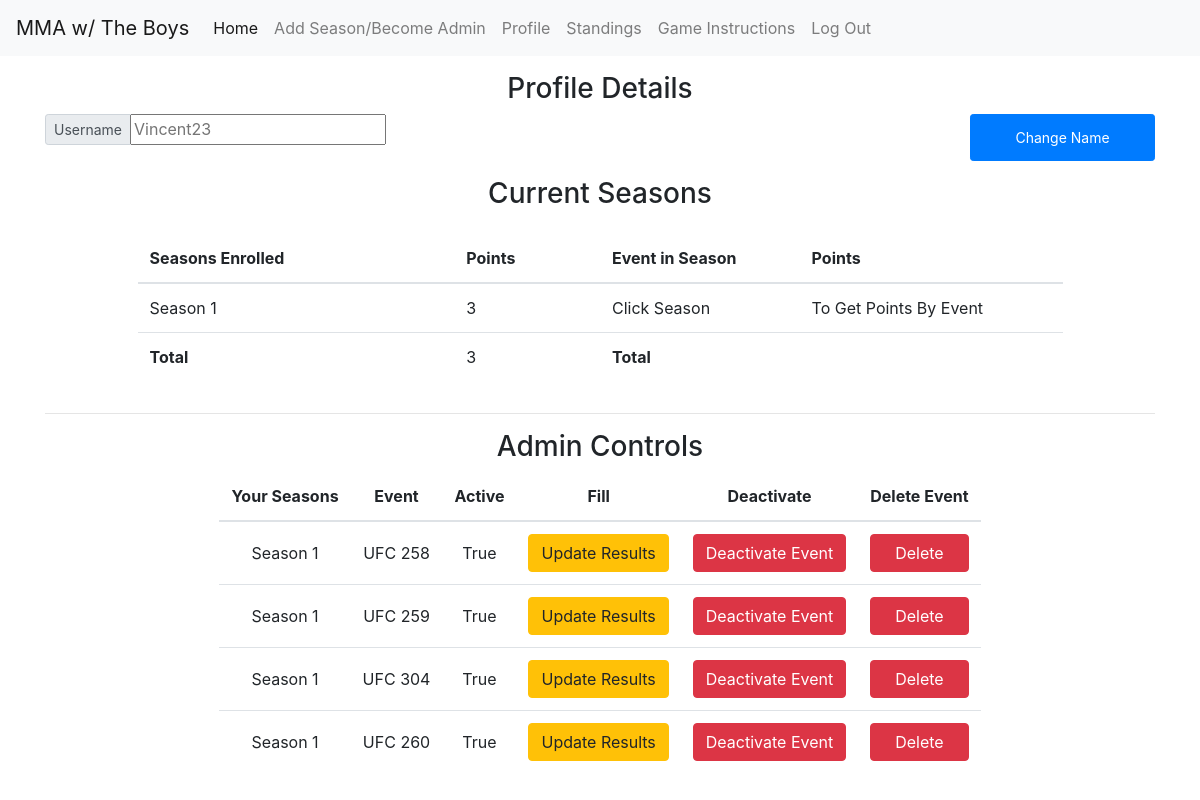
The app's page /profile/ (signed in) with its own data.
### models/user.py (models this page shows, shortened)
class UserModel(db.Model):
    __tablename__ = "users"
    id = db.Column(db.Integer, primary_key=True)
    username = db.Column(db.String(80))
    password = db.Column(db.String(110))
    totalPoints = db.Column(db.Integer)
    picks = db.relationship('UserPicksModel', lazy='dynamic')
    def json(self):
        return {
            'id': self.id,
            'username': self.username,
            'total_points': self.totalPoints,
            'picks': [pick.json() for pick in self.picks.all()]
        }
    @classmethod
    def find_by_username(cls, username):
        return cls.query.filter_by(username=username).first()
    @classmethod
    def find_by_id(cls, _id):
        return cls.query.filter_by(id=_id).first()

### models/season.py (models this page shows, shortened)
class SeasonModel(db.Model):
    __tablename__ = 'season'
    id = db.Column(db.Integer, primary_key=True)
    name = db.Column(db.String(80))
    active = db.Column(db.Boolean)
    admin = db.Column(db.String(80))
    eventList = db.relationship('TournamentModel', lazy='dynamic')
    def json(self):
        return {
            "name": self.name,
            "active": self.active,
            "admin": self.admin,
            "season_id": self.id,
            "events": [events.json() for events in self.eventList.all()]
        }
    @classmethod
    def get_season_byid(cls, id1):
        return cls.query.filter_by(id=id1).first()
    @classmethod
    def get_seasons_by_admin(cls, admin_name):
        return cls.query.filter_by(admin=admin_name).all()
    @classmethod
    def get_season_byname(cls, name):
        return cls.query.filter_by(name=name).first()

### models/tournament.py (models this page shows, shortened)
class TournamentModel(db.Model):
    __tablename__ = 'tournaments'
    id = db.Column(db.Integer, primary_key=True)
    name = db.Column(db.String(80))
    active = db.Column(db.Boolean)
    started = db.Column(db.Boolean)
    season_id = db.Column(db.Integer, db.ForeignKey('season.id'))
    season = db.relationship('SeasonModel')
    fighterList = db.relationship('FightersLineUpModel', lazy='dynamic')
    def json(self):
        return {
            'id': self.id,
            'name': self.name,
            'active': self.active,
            'started':self.started,
            'season_id': self.season_id,
            'season_name': self.season.name,
            'fighters': [fighter.json() for fighter in self.fighterList.all()]
        }

### resources/profile.py (the view, shortened to what this page needs)
class Profile(Resource):
    _user_parser = reqparse.RequestParser()
    _user_parser.add_argument('season_name',
                          type=str)
    _user_parser.add_argument('deactivate',
                              type=str)
    _user_parser.add_argument('delete',
                              type=str)
    _user_parser.add_argument('name_update',
                              type=str)
    @classmethod
    def calculate_season_pts(self):
        return_values = []
        if "user" in session:
            season_names = []
            all_tourn_ids_of_this_season = []
            points_for_each_season = {}
            summation = 0
            return_values = []
            season_enr_obj = SeasonEnrolledModel.all_seasons_user_enrolled_in(session['id'])
            data = UserModel.find_by_id(session['id'])
            d1 = data.json()
            picks = d1['picks']
            season_enr = [s.json() for s in season_enr_obj]
            for s1 in season_enr:
                season = SeasonModel.get_season_byid(s1['season_id'])
                season_json = season.json()
                season_names.append(season.name)
                for tourn_ids in season_json['events']:
                    all_tourn_ids_of_this_season.append(tourn_ids['id'])
            for seasonName in season_names:
                total_points = 0
                season = SeasonModel.get_season_byname(seasonName)
                season_json = season.json()
                for s2 in season_json['events']:
                    if s2['id'] in all_tourn_ids_of_this_season:
                        if picks:
                            for p1 in picks:
                                if int(p1['tournid']) == int(s2['id']):
                                    if p1['points'] > 0:
                                        total_points = total_points + p1['points']
                                        points_for_each_season[seasonName] = total_points
                                    else:
                                        total_points = total_points + 0
                                        points_for_each_season[seasonName] = total_points
                        else:
                            points_for_each_season[seasonName] = 0
            for a, b in points_for_each_season.items():
                summation = summation + b
            return_values.append(points_for_each_season)
            return_values.append(summation)
        return return_values
    @classmethod
    def admin_table_info(cls, admins_seasons):
        admin_value = []
        if admins_seasons:
            for season_name in admins_seasons:
                admin_controls_table = {}
                season_obj = SeasonModel.get_season_byname(season_name)
                season_json = season_obj.json()
                for s1 in season_json['events']:
                    admin_controls_table['season_name'] = season_json['name']
                    admin_controls_table['sid'] = season_json['season_id']
                    admin_controls_table['event_name'] = s1['name']
                    admin_controls_table['eid'] = s1['id']
                    admin_controls_table['active'] = s1['active']
                    admin_value.append(admin_controls_table)
                    admin_controls_table = {}
            return admin_value
        else:
            return admin_value
    def get(self):
        if "user" in session:
            values = Profile.calculate_season_pts()
            seasons_objs = SeasonModel.get_seasons_by_admin(session['user'])
            admins_seasons = [s.json()['name'] for s in seasons_objs]
            admin_value = Profile.admin_table_info(admins_seasons)
            user = UserModel.find_by_username(session['user'])
            return make_response(render_template("profile.html", season_names=values[0], total=values[1], admin_table=admin_value, tourns=[], username=user.username, popover=0), 200)
        else:
            return make_response(render_template("mainSignIn-pleasesignin.html"), 200)

### models/fighters.py (called while the page is built)
    def json(self):
        return {
            'id': self.id,
            'tour_id': self.tour_id,
            'opp1': self.opp1,
            'opp2': self.opp2,
            'rd': self.rd,
            'winner': self.winner,
            "how": self.how,
            "when": self.when,
            "prelim": self.prelim
        }

### models/season_enrolled.py (called while the page is built)
    def json(self):
        return {
            'id': self.id,
            'user_id': self.user_id,
            'season_id': self.season_id,
            'points': self.points
        }

    @classmethod
    def all_seasons_user_enrolled_in(cls, userid):
        return cls.query.filter_by(user_id=userid).all()

### models/userpicks.py (called while the page is built)
    def json(self):
        return {
            "id": self.id,
            "tournid": self.tournid,
            "userid": self.user_id,
            "fightid": self.fightid,
            "pickedwinner": self.pickedwinner,
            "how": self.how,
            "rd": self.rd,
            "points": self.points
        }

### templates/profile.html (shortened to what this page needs)
{% extends "base-nav.html" %}
{% block mainArea %}
<div class="container">
    <div class="text-center h3 mt-3 ">Profile Details</div>
    <form method="POST" role="form" >
    <div class="panel panel-default  mx-auto d-flex row">
        <div class="form-group col-10 col-sm-12 col-md-10 p-0 h-100">
            <div class="input-group input-group-sm h-100">
                <div class="input-group-prepend">
                    <span class="input-group-text" id="inputGroup-sizing-default">Username </span>
                </div>
                <input type="text" name="name_update" id="update_name_input" class="w-auto" pattern="(?=.*[a-z])(?=.*[A-Z]).{8,}" title="Please enter a username that is a least 8 characters, with at least one capital and one lowercase." value="" placeholder="{{username}}">
            </div>
        </div>
        <button type="button" id="change_name" class="btn btn-sm btn-primary text-align-center text-nowrap col-6 col-sm-4 col-md-2" >Change Name</button>
    </div>
        <div class="text-center h3 mt-3">Current Seasons</div>
    <div class="row table-responsive d-flex justify-content-center mx-auto">
            <table class="table table-hover col-12 col-md-5 mt-3">
                <thead>
                <tr>
                    <th scope="col" style="border-top:0px;">Seasons Enrolled</th>
                    <th scope="col" style="border-top:0px;">Points</th>
                </tr>
                </thead>
                <tbody>
                {% for name,points in season_names.items() %}
                <tr class="season-row">
                    <td scope="row ">{{name}}</td>
                    <td scope="row ">{{points}}</td>
                </tr>
                {% endfor %}
                <tr>
                    <td scope="row"><strong>Total</strong></td>
                    <td scope="row">{{total}}</td>
                </tr>
                </tbody>
            </table>
            <table class="table col-12 col-md-5 mt-3">
                <thead>
                <tr>
                    <th scope="col" style="border-top:0px;">Event in Season</th>
                    <th scope="col" style="border-top:0px;">Points</th>
                </tr>
                </thead>
                <tbody>
                {% if tourns|length %}
                {% for name,points in tourns.items() %}
                <tr>
                    <td scope="row">{{ name }}</td>
                    <td scope="row">{{ points }}</td>
                </tr>
                {% endfor %}
                {% else %}
                <tr>
                    <td scope="row">Click Season</td>
                    <td scope="row">To Get Points By Event</td>
                </tr>
                {% endif %}
                <tr>
                    <td scope="row"><strong>Total</strong></td>
                    <td scope="row">{{total_tourn}}</td>
                </tr>
                </tbody>
            </table>
</div>
    </form>
<hr>
    {% if admin_table %}
    <div class="text-center h3">Admin Controls</div>
    <div class="table-responsive">
                <table class="table mx-auto w-auto">
                    <thead>
                    <tr>
                        <th scope="col" style="border-top:0px;" class="text-center ">Your Seasons</th>
                        <th scope="col" style="border-top:0px;" class="text-center">Event</th>
                        <th scope="col" style="border-top:0px;" class="text-center">Active</th>
                        <th scope="col" style="border-top:0px;" class="text-center">Fill</th>
                        <th scope="col" style="border-top:0px;" class="text-center">Deactivate</th>
                        <th scope="col" style="border-top:0px;" class="text-center">Delete Event</th>
                    </tr>
                    </thead>
            {% for a1 in admin_table %}
                <tr>
                    <td scope="row" class="text-center align-middle">{{ a1['season_name'] }}</td>
                    <td scope="row" class="text-center align-middle">{{ a1['event_name'] }}</td>
                    <td scope="row" class="text-center align-middle">{{ a1['active'] }}</td>
                    <td scope="row" class="text-center align-middle"><a href="/filltournament/{{a1['eid']}}" class="btn btn-warning" role="button">Update Results</a></td>
                    {% if a1['active']  %}
                    <td scope="row" class="text-center align-middle"><button class="{{a1['eid']}} deactivate-btn btn-block d-block btn btn-danger btn-draft btn-md" data-toggle="modal" data-target="#deactivateModal" >Deactivate Event</button></td>
                    {% else %}
                    <td scope="row" class="text-center align-middle"><button class="{{a1['eid']}}  btn-block d-block btn btn-secondary btn-md " disabled>Event Deactivated</button></td>
                    {% endif %}
                    <td scope="row" class="text-center align-middle"><button class="{{a1['eid']}} delete-btn btn-block d-block btn btn-danger btn-md" data-toggle="modal" data-target="#areyousureModal" id="deleteBTN">Delete</button></td>
                </tr>
                {% endfor %}
            {% endif %}
        </table>
    </div>
</div>
{% endblock %}

### templates/base-nav.html (shortened to what this page needs)
<!DOCTYPE html>
<html lang="en">
<head>
        <link rel="stylesheet" href="https://cdn.jsdelivr.net/npm/bootstrap@4.5.3/dist/css/bootstrap.min.css">
</head>
<body>
<div class="container-fluid" style="padding: 0px !important;">
<nav class="navbar navbar-expand-lg navbar-light bg-light">
    <a class="navbar-brand" href="/home">MMA w/ The Boys</a>
    <div class="collapse navbar-collapse" id="navbarNavAltMarkup">
        <div class="navbar-nav">
            <a class="nav-item nav-link active" href="/home">Home <span class="sr-only">(current)</span></a>
            <a class="nav-item nav-link" href="/makeTournament">Add Season/Become Admin</a>
            <a class="nav-item nav-link" href="/profile">Profile</a>
            <a class="nav-item nav-link" href="/standings">Standings</a>
            <a class="nav-item nav-link" href="/instructions">Game Instructions</a>
            <a class="nav-item nav-link" href="/logout">Log Out</a>
        </div>
    </div>
</nav>
{% block mainArea %}
{% endblock %}
</div>
</body>
</html>

### templates/base-nav.html (style rules this page uses)
html { overflow-y: scroll; overflow-x: hidden; }

### records on screen
UserModel: name_update "Vincent23"
SeasonModel: name "Season 1", points "3", season_name "Season 1" "Season 1" "Season 1" "Season 1"
TournamentModel: event_name "UFC 258"
TournamentModel: event_name "UFC 259"
TournamentModel: event_name "UFC 304"
TournamentModel: event_name "UFC 260"

### other values on screen
{{ total }} "3"
{{ a1['active'] }} "True" "True" "True" "True"
